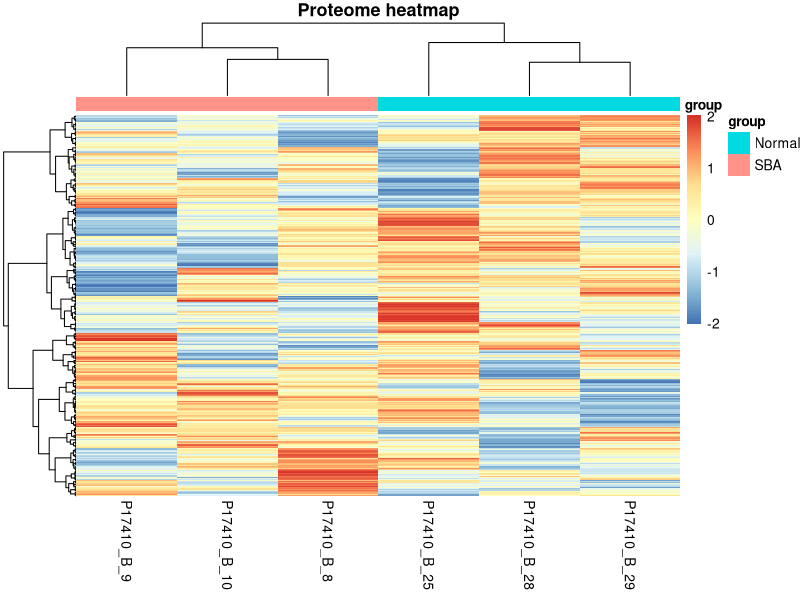

Reproduce this figure in R.
library(pheatmap)

#Read protein abundance matrix and metadata
proteome <- read.csv(
  "data/processed/02_proteome_lfq_log2_knn_imputed.csv",
  row.names = 1,
  check.names = FALSE
)
metadata <- read.delim(
  "data/metadata/proteome_metadata.tsv",
  stringsAsFactors = FALSE
)

#Put metadata in the same order as matrix columns
metadata <- metadata[match(colnames(proteome), metadata$sample), ]

stopifnot(identical(colnames(proteome), metadata$sample))

#row names
sample_annotation <- data.frame(
  group = metadata$group
)
rownames(sample_annotation) <- metadata$sample

#Pearson-correlation distances
sample_distance <- as.dist(1 - cor(proteome))
protein_distance <- as.dist(1 - cor(t(proteome)))

#create and save heatmap
jpeg(
  "results/figures/04_proteome_heatmap.jpeg",
  width = 8,
  height = 10,
  units = "in",
  res = 600
)

pheatmap(
  proteome,
  scale = "row",
  show_rownames = FALSE,
  annotation_col = sample_annotation,
  clustering_distance_rows = protein_distance,
  clustering_distance_cols = sample_distance,
  clustering_method = "ward.D2",
  main = "Proteome heatmap"
)

dev.off()
